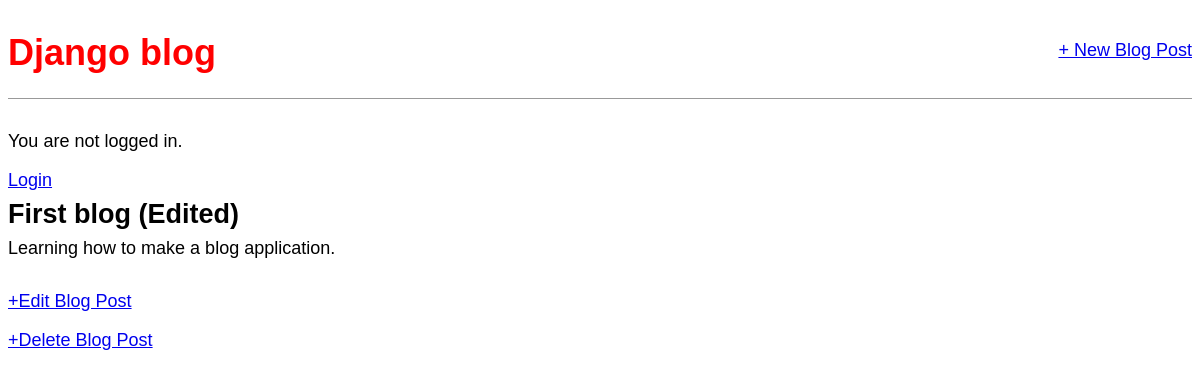
The app's page /post/1/ with its own data.
### blog/models.py (models this page shows, shortened)
class Post(models.Model):
    title = models.CharField(max_length=200)
    author = models.ForeignKey(
        'auth.User',
        on_delete=models.CASCADE,
    )
    body = models.TextField()

### blog/views.py (the view)
# urls.py: path('post/<int:pk>/', views.BlogDetailView.as_view(), name='post_detail'),
class BlogDetailView(DetailView):
    model = Post
    template_name = 'post_detail.html'

### templates/post_detail.html
{% extends 'base.html' %}
{% block content %}
  <div class="post-entry">
    <h2>{{ object.title }}</h2>
    <p>{{ object.body }}</p>
  </div>
  <p><a href="{% url 'post_edit' post.pk %}"> +Edit Blog Post</a></p>
  <p><a href="{% url 'post_delete' post.pk %}"> +Delete Blog Post</a></p>
{% endblock content %}

### static/css/base.css (style rules this page uses)
body { font-family: 'Source Sans Pro', sans-serif; font-size:18px; }
.post-entry { margin-bottom: 2rem; }
.post-entry h2 { margin: 0.5rem 0; }
.post-entry p { margin: 0; font-weight: 400; }

### records on screen
Post: title "First blog (Edited)", body "Learning how to make a blog application."
